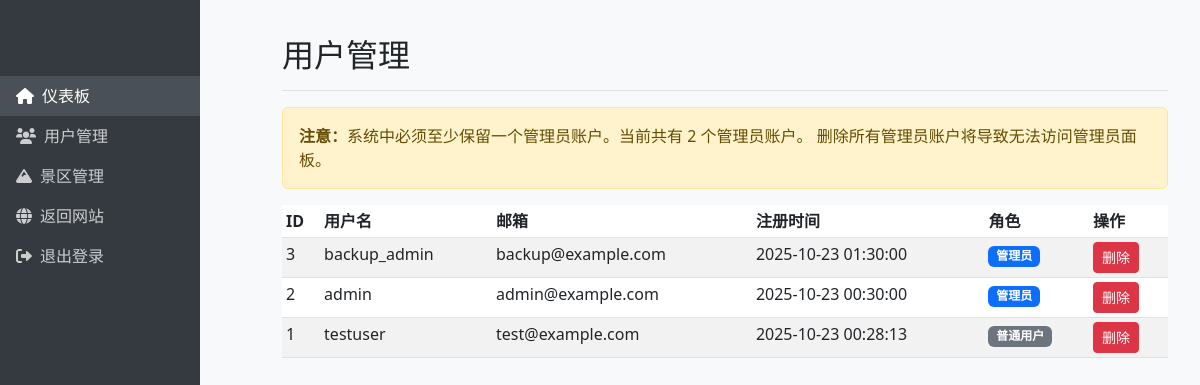
The page /admin/admin_users.php (signed in) on the database its author committed.
### tables this page shows
CREATE TABLE `users` (
  `id` int(11) NOT NULL AUTO_INCREMENT,
  `username` varchar(50) NOT NULL,
  `email` varchar(100) NOT NULL,
  `password` varchar(255) NOT NULL,
  `avatar` varchar(255) DEFAULT 'default.jpg',
  `created_at` timestamp NULL DEFAULT current_timestamp(),
  `is_admin` tinyint(1) DEFAULT 0,
  PRIMARY KEY (`id`),
  UNIQUE KEY `username` (`username`),
  UNIQUE KEY `email` (`email`)
);

### admin/admin_users.php (the view, shortened to what this page needs)
<?php
require_once 'auth_check.php';
include 'header.php';
$users = [];
$adminCount = 0;
try {
    $stmt = $pdo->query("SELECT id, username, email, created_at, is_admin FROM users ORDER BY created_at DESC");
    $users = $stmt->fetchAll();
    $stmt = $pdo->query("SELECT COUNT(*) as adminCount FROM users WHERE is_admin = 1");
    $result = $stmt->fetch();
    $adminCount = $result['adminCount'];
} catch (PDOException $e) {
    error_log("获取用户列表时出错: " . $e->getMessage());
    $errorMessage = "获取用户列表时出错";
}
?>
<div class="d-flex justify-content-between flex-wrap flex-md-nowrap align-items-center pt-3 pb-2 mb-3 border-bottom">
    <h1 class="h2">用户管理</h1>
</div>
<div class="alert alert-warning">
    <strong>注意：</strong>系统中必须至少保留一个管理员账户。当前共有 <?php echo $adminCount; ?> 个管理员账户。
    删除所有管理员账户将导致无法访问管理员面板。
</div>
<div class="table-responsive">
    <table class="table table-striped table-sm">
        <thead>
            <tr>
                <th>ID</th>
                <th>用户名</th>
                <th>邮箱</th>
                <th>注册时间</th>
                <th>角色</th>
                <th>操作</th>
            </tr>
        </thead>
        <tbody>
            <?php foreach ($users as $user): ?>
            <tr>
                <td><?php echo htmlspecialchars($user['id']); ?></td>
                <td><?php echo htmlspecialchars($user['username']); ?></td>
                <td><?php echo htmlspecialchars($user['email']); ?></td>
                <td><?php echo htmlspecialchars($user['created_at']); ?></td>
                <td>
                    <?php if ($user['is_admin']): ?>
                        <span class="badge bg-primary">管理员</span>
                    <?php else: ?>
                        <span class="badge bg-secondary">普通用户</span>
                    <?php endif; ?>
                </td>
                <td>
                    <?php if ($user['is_admin'] && $adminCount <= 1): ?>
                        <button class="btn btn-danger btn-sm" disabled>删除</button>
                        <small class="text-muted">最后一个管理员</small>
                    <?php else: ?>
                        <a href="?delete_user=<?php echo $user['id']; ?>"
                           class="btn btn-danger btn-sm"
                           onclick="return confirm('确定要删除用户 <?php echo htmlspecialchars($user['username']); ?> 吗？')">
                            删除
                        </a>
                    <?php endif; ?>
                </td>
            </tr>
            <?php endforeach; ?>
        </tbody>
    </table>
</div>
<?php include 'footer.php'; ?>

### admin/header.php (shortened to what this page needs)
<!DOCTYPE html>
<html lang="zh-CN">
<head>
    <link href="https://cdn.jsdelivr.net/npm/bootstrap@5.3.0-alpha1/dist/css/bootstrap.min.css" rel="stylesheet">
    <link href="https://cdnjs.cloudflare.com/ajax/libs/font-awesome/6.0.0/css/all.min.css" rel="stylesheet">
</head>
<body>
    <div class="sidebar col-md-3 col-lg-2 d-md-block">
        <div class="position-sticky pt-3">
            <ul class="nav flex-column">
                <li class="nav-item">
                    <a class="nav-link active" href="admin.php">
                        <i class="fas fa-home me-2"></i>仪表板
                    </a>
                </li>
                <li class="nav-item">
                    <a class="nav-link" href="admin_users.php">
                        <i class="fas fa-users me-2"></i>用户管理
                    </a>
                </li>
                <li class="nav-item">
                    <a class="nav-link" href="admin_attractions.php">
                        <i class="fas fa-mountain me-2"></i>景区管理
                    </a>
                </li>
                <li class="nav-item">
                    <a class="nav-link" href="../index.php">
                        <i class="fas fa-globe me-2"></i>返回网站
                    </a>
                </li>
                <li class="nav-item">
                    <a class="nav-link" href="../logout.php">
                        <i class="fas fa-sign-out-alt me-2"></i>退出登录
                    </a>
                </li>
            </ul>
        </div>
    </div>
    <div class="main-content">
        <div class="container-fluid">

### admin/footer.php (shortened to what this page needs)
</div>
    </div>
</body>
</html>

### admin/header.php (style rules this page uses)
body { background-color: #f8f9fa; }
.sidebar { height: 100vh; position: fixed; top: 0; left: 0; background-color: #343a40; padding-top: 60px; color: white; }
.main-content { margin-left: 250px; padding: 20px; }
.nav-link { color: rgba(255,255,255,0.75); }
.nav-link:hover, .nav-link.active { color: white; background-color: #495057; }

### rows shown on the page
users: id "3", username "backup_admin", email "backup@example.com", created_at "2025-10-23 01:30:00", is_admin "管理员"
users: id "2", username "admin", email "admin@example.com", created_at "2025-10-23 00:30:00", is_admin "管理员"
users: id "1", username "testuser", email "test@example.com", created_at "2025-10-23 00:28:13", is_admin "普通用户"

### other values the page prints
$adminCount "2"
